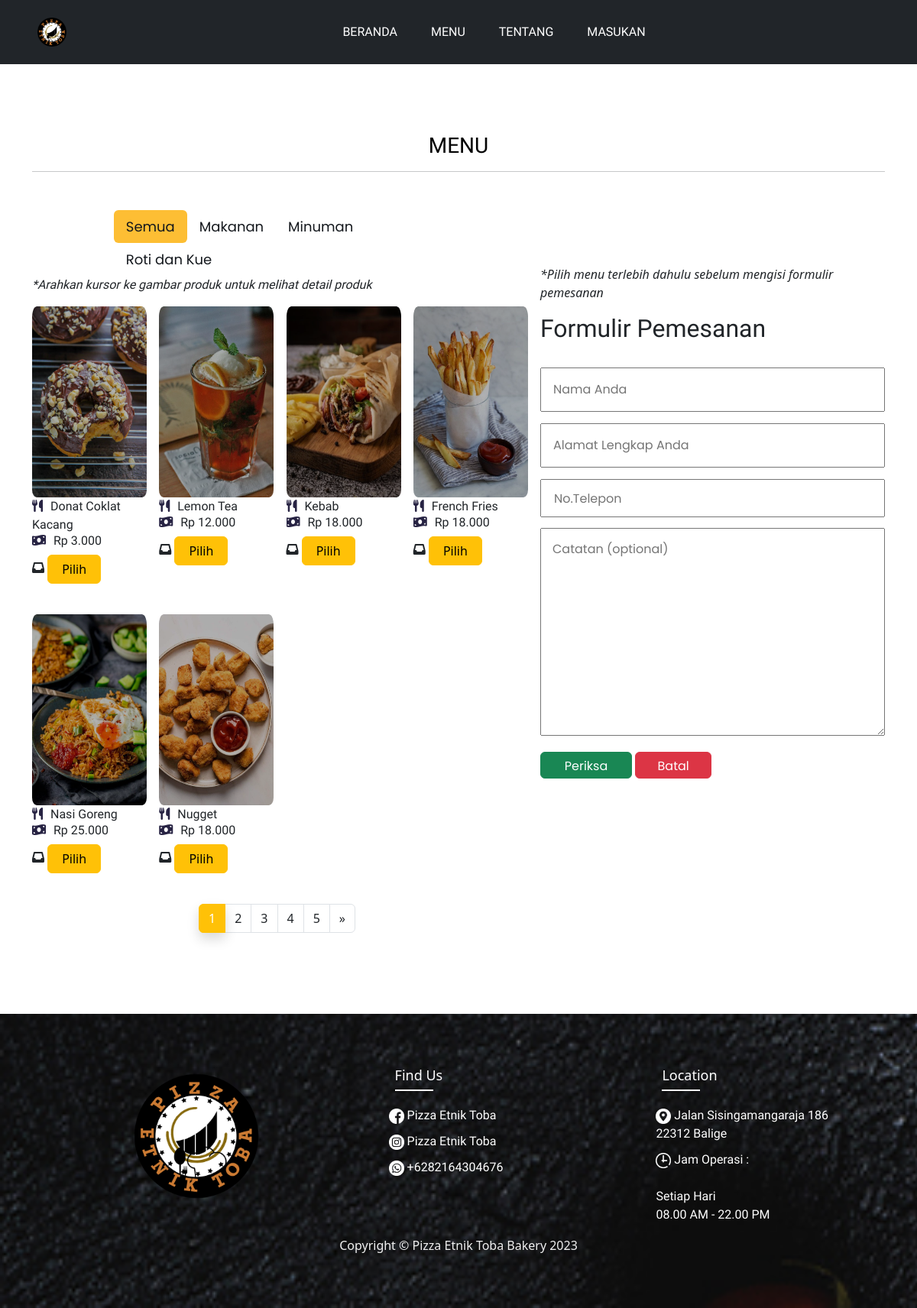
/Website/pemesanan.php, run on the app's committed database.
### tables this page shows
CREATE TABLE `kategori` (
  `id_kategori` int(11) NOT NULL,
  `nama_kategori` varchar(100) NOT NULL,
  `status` enum('Aktif','Nonaktif') NOT NULL DEFAULT 'Aktif'
);

CREATE TABLE `produk` (
  `id_produk` int(11) NOT NULL,
  `nama_produk` varchar(100) NOT NULL,
  `harga_produk` float NOT NULL,
  `gambar_produk` varchar(255) NOT NULL,
  `status_produk` enum('Aktif','Nonaktif') NOT NULL DEFAULT 'Aktif',
  `id_kategori` int(11) NOT NULL,
  `id_admin` int(11) NOT NULL DEFAULT 1,
  `deskripsi_produk` text DEFAULT NULL
);

### Website/pemesanan.php (the view, shortened to what this page needs)
<!DOCTYPE html>
<html lang="en">
<head>
	<link href="https://cdn.jsdelivr.net/npm/bootstrap@5.3.0-alpha3/dist/css/bootstrap.min.css" rel="stylesheet">
	<link rel="stylesheet" href="../css/style2.css">
	<link rel="stylesheet" href="../css/responsive.css">
	<link rel="stylesheet" href="../css/navbar.css">
	<link rel="stylesheet" href="https://cdnjs.cloudflare.com/ajax/libs/font-awesome/6.0.0-beta2/css/all.min.css" />
</head>
<body>
<?php
include 'koneksi/header.php' ?>
<main>
<div class="menu-box">
	<div class="container">
		<div class="row">
			<div class="col-lg-12">
				<div class="heading-title text-center">
					<h2 style="font-family: 'Reem Kufi Fun', sans-serif;">MENU</h2>
					<hr>
				</div>
			</div>
		</div>
		<div class="row">
			<section class="col-lg-7">
				<div class="row inner-menu-box">
					<center>
						<div class="col-8">
							<div class="nav nav-pills" id="v-pills-tab" role="tablist">
								<a class="nav-link active" id="v-pills-semua-tab" data-toggle="pill" href="#v-pills-semua" role="tab" aria-controls="v-pills-semua" aria-selected="true">Semua</a>
								<?php
							        $kategori_query = "SELECT * FROM kategori WHERE status ='aktif'";
                                    $kategori_result = mysqli_query($koneksi, $kategori_query);
                                    while ($kategori = mysqli_fetch_assoc($kategori_result)) {
										$kategori_type = str_replace(' ', '', $kategori['nama_kategori']);
										$kategori_name = $kategori['nama_kategori'];
										?>
							<a class="nav-link" id="v-pills-<?php echo $kategori_type;?>-tab" data-toggle="pill" href="#v-pills-<?php echo $kategori_type;?>" role="tab" aria-controls="v-pills-<?php echo $kategori_type;?>" aria-selected="false"><?php echo $kategori_name;?></a>
						<?php } ?>
							</div>
						</div>
					</center>
					<br><br><br>
					<div class="col-12">
						<p class="pc"><em>*Arahkan kursor ke gambar produk untuk melihat detail produk</em></p>
						<div class="tab-content" id="v-pills-tabContent">
							<div class="tab-pane fade show active" id="v-pills-semua" role="tabpanel" aria-labelledby="v-pills-semua-tab">
								<div class="row">
									<?php
									$jumlahDataPerHalaman = 6;
									$result = mysqli_query($koneksi, "SELECT * FROM produk WHERE status_produk='aktif'");
									$jumlahData = mysqli_num_rows($result);
									$jumlahHalaman = ceil($jumlahData / $jumlahDataPerHalaman);
									$halamanAktif = (isset($_GET["halaman"])) ? $_GET["halaman"] : 1;
									$awalData = ($jumlahDataPerHalaman * $halamanAktif) - $jumlahDataPerHalaman;
									$query = "SELECT * FROM produk WHERE status_produk='aktif' LIMIT $awalData,$jumlahDataPerHalaman";
									$result_set = $koneksi->query($query);
									while ($row = $result_set->fetch_assoc()) {
									?>
										<div class="col-lg-3 col-md-6 col-6 special-grid drinks">
											<div class="gallery-single fix">
												<img src="../pictures/<?php echo $row['gambar_produk']; ?>" class="img-fluid" alt="Image" />
												<p class="nama"><i class="fa-solid fa-utensils" style="color: #272343; margin-right: 10px;"></i><?php echo  $row['nama_produk']; ?></p>
												<p class="harga"> <i class="fa-solid fa-money-bill-wave" style="color: #272343; margin-right:10px;"></i>Rp <?php echo number_format($row['harga_produk'], 0, ',', '.'); ?></p>
											</div>
											<div class="tombol">
												<i class="fa-solid fa-inbox"></i>
												<a href="?pilih=<?php echo $row['id_produk']; ?>&jumlah=1"><button onclick="pilih()" style="width:70px; height:auto;" type="button" class="btn btn-warning">Pilih</button></a>
											</div>
										</div>
									<?php } ?>
								</div>
								<ul class="pagination justify-content-center pagination-black">
									<?php for ($i = 1; $i <= $jumlahHalaman; $i++) : ?>
										<?php if ($i == $halamanAktif) : ?>
											<li class="page-item active ">
												<a class="page-link bg-warning border border-warning shadow" href="?halaman=<?= $i; ?>"><?= $i; ?></a>
											</li>
										<?php else : ?>
											<li class="page-item">
												<a class="page-link text-dark" href="?halaman=<?= $i; ?>"><?= $i; ?></a>
											</li>
										<?php endif; ?>
									<?php endfor; ?>
									<?php if ($halamanAktif < $jumlahHalaman) : ?>
										<li class="page-item">
											<a class="page-link text-dark" href="?halaman=<?= $halamanAktif + 1; ?>" aria-label="Next">
												<span aria-hidden="true">&raquo;</span>
											</a>
										</li>
									<?php endif; ?>
								</ul>
							</div>
						</div>
					</div>
				</div>
			</section>
			<aside class="col-5" id="myElement">
				<br><br><br>
				<p class="pilih" id="elemen"><em>*Pilih menu terlebih dahulu sebelum mengisi formulir pemesanan</em></p>
				<h2 style="font-family: 'Reem Kufi Fun', sans-serif;">Formulir Pemesanan</h2>
				<br>
				<form action="checkout.php" method="post">
					<div class="wrapper">
						<input type="text" name="nama" id="" required placeholder="Nama Anda">
						<input type="text" name="alamat" id="" required placeholder="Alamat Lengkap Anda">
						<input type="number" name="nomor" id="" required placeholder="No.Telepon" class="col-lg-12;" style="height:50px;width:100%;" min="0">
						<textarea name="catatan" id="" cols="30" rows="10" placeholder="Catatan (optional)" style="margin-top:3%"></textarea>
						<button name="kirim" class="btn btn-success" style="width:120px; height:35px; font-family:'Poppins';">Periksa</button>
						<a href="menu.php" class="btn btn-danger" style="width:100px; height:35px; font-family:'Poppins';">Batal</a>
					</div>
				</form>
			</aside>
		</div>
	</div>
</div>
</main>
<?php include 'koneksi/footer.php' ?>
</body>
</html>

### Website/koneksi/header.php (shortened to what this page needs)
<nav class="navbar navbar-expand-lg navbar-dark bg-dark sticky-top text-center">
  <div class="container-fluid">
    <a class="navbar-brand" href="index.php"  style="padding-left:35px;"><img src="../pictures/PET.png" style="width: 42px; "></a>
    <div class="collapse navbar-collapse justify-content-md-center" id="navbarNav">
      <ul class="navbar-nav">
        <li class="nav-item">
          <a class="nav-link active" aria-current="page" href="index.php">BERANDA</a>
        </li>
        <li class="nav-item">
          <a class="nav-link active" aria-current="page" href="menu.php">MENU</a>
        </li>
        <li class="nav-item">
          <a class="nav-link active" aria-current="page" href="tentang.php">TENTANG</a>
        </li>
        <li class="nav-item">
          <a class="nav-link active" aria-current="page" href="feedback.php">MASUKAN</a>
        </li>
      </ul>
    </div>
  </div>
</nav>

### Website/koneksi/footer.php
<footer class="footer" style="background-image: url(../Pictures/pisa3.jpg);">
    <div class="container">
        <div class="row">
            <div class="footer-col col-lg-2">
                <a href="login.php"><img src="../pictures/PET.png" style="width: 180px;"></a>
            </div>
            <div class="footer-col col-lg-3">
                <h4>Find Us</h4>
                <ul>
                    <li><a href="https://web.facebook.com/pages/Pizza-Etnik-Toba/156817371650659"> <img src="../pictures/facebook.png" style="width: 20px;"> Pizza Etnik Toba</a></li>
                    <li><a href="https://www.instagram.com/pizzaetniktoba5/?igshid=YmMyMTA2M2Y%3D"> <img src="../pictures/instagram.png" style="width: 20px;"> Pizza Etnik Toba</a>
                    </li>
                    <?php
                    include_once('koneksi.php');
                    $query = 'SELECT * FROM admin';
                    $result_set = $koneksi->query($query);
                    $row = $result_set->fetch_assoc();
                    $nomor_telepon = $row['nomor_telepon_admin'];
                    $phone_number = preg_replace("/[^0-9]/", "", $nomor_telepon);
                    $api_url = "https://api.whatsapp.com/send?phone=$phone_number&text=";
                    ?>
                    <li><a href="<?php echo $api_url?>"> <img src="../pictures/whatsapp.png" style="width:20px;"> +<?php echo $nomor_telepon?></a></li>
                </ul>
            </div>
            <div class="footer-col col-lg-3">
                <h4>Location</h4>
                <ul>
                    <li><a href="#"> <img src="../pictures/gps.png" style="width: 20px;"> Jalan Sisingamangaraja 186
                            22312
                            Balige </a></li>
                    <li><a href="#"> <img src="../Pictures/clock.png" style="width:20px;"> Jam Operasi : <br> <br>
                            Setiap
                            Hari <br> 08.00 AM - 22.00 PM</a></li>
                </ul>
            </div>
        </div>
    </div>
    <center>
        <p style="margin: 0; padding: 0;">Copyright © Pizza Etnik Toba Bakery 2023</p>
    </center>
</footer>

### css/style2.css (style rules this page uses)
body { overflow-x: hidden; }
.tombol { margin-top: -80px; margin-bottom: 20px; }
input[type="text"] { font-family: 'Poppins'; }
::placeholder { font-family: 'Poppins'; }
.wrapper { max-width: 600px; margin: 0 auto; }
.wrapper input[type="text"], .wrapper input[type="email"], textarea { width: 100%; margin-bottom: 15px; padding: 15px; }
.wrapper input[type="number"] { text-indent: 1em; }
.pc { display: block; font-family: 'magra'; }
* { box-sizing: border-box; }
body { --color1: #fff; --color2: #ffe227; --color3: #14181d; --color4: rgba(255, 255, 255, 0.152); }
.btn { width: 200px; height: 50px; }
html { scroll-behavior: smooth; }
.container { --bs-gutter-x: 1.5rem; --bs-gutter-y: 0; width: 100%; padding-right: calc(var(--bs-gutter-x) * 0.5); padding-left: calc(var(--bs-gutter-x) * 0.5); margin-right: auto; margin-left: auto; }
@media (min-width: 576px) { .container { max-width: 540px; } }
@media (min-width: 768px) { .container { max-width: 720px; } }
@media (min-width: 992px) { .container { max-width: 960px; } }
@media (min-width: 1200px) { .container { max-width: 1140px; } }
.row:after { content: ""; display: table; clear: both; }
a { color: #000000; text-decoration: none !important; outline: none !important; -webkit-transition: all 0.3s ease-in-out; -moz-transition: all 0.3s ease-in-out; -ms-transition: all 0.3s ease-in-out; -o-transition: all 0.3s ease-in-out; transition: all 0.3s ease-in-out; }
.menu-box { padding: 90px 0px; }
.heading-title { margin-bottom: 50px; }
.heading-title h2 { color: #010101; font-size: 28px; font-family: "Rubik", sans-serif; font-weight: 500; }
.tombol { margin-top: -40px; margin-bottom: 40px; }
.inner-menu-box .nav-pills .nav-link.active { background: #FDBE34; }
.inner-menu-box .nav-pills .nav-link { font-size: 18px; font-family: 'Poppins', sans-serif; color: var(--color3); }
.img-fluid { width: 100%; height: 250px; border-radius: 4%; transition: .3s all; filter: brightness(.7); }
.gallery-single { margin-bottom: 30px; position: relative; overflow: hidden; border-radius: 4%; width: 150px; }
.nama { font-family: 'Reem Kufi Fun', sans-serif; margin-bottom: -3px; }
.harga { font-family: 'Reem Kufi Fun', sans-serif; }
button { background-color: #fff; border: 1px solid #25d366; padding: 5px; position: relative; width: 6.2em; height: 2em; transition: 0.5s; font-size: 17px; border-radius: 0.4em; justify-content: end; align-items: end; }

### css/navbar.css (style rules this page uses)
* { margin: 0; padding: 0; box-sizing: border-box; }
body { --color1: #fff; --color2: #ffe227; --color3: #14181d; --color4: rgba(255, 255, 255, 0.152); }
.sticky-top { background-color: var(--bs-body-color); }
nav ul li a { font-family:'magra'; margin: 14px; }
.footer { padding: 70px; bottom: 0px; background-size: cover; background-attachment: fixed; color: #f1f1f1; }
footer { position: sticky; top: 100%; align-items: center; }
ul { list-style: none; }
.footer-col { width: 25%; margin-left: 8%; }
.footer-col h4 { font-size: 18px; color: var(--color1); margin-bottom: 30px; font-weight: 500px; position: relative; }
.footer-col h4::before { content: ""; position: absolute; left: 0; background-color: var(--color1); bottom: -10px; height: 2px; box-sizing: border-box; width: 50px; }
.footer-col ul li:not(:last-child) { margin-bottom: 10px; }
.footer-col ul li a { font-size: 16px; text-transform: capitalize; color: var(--color1); text-decoration: none; font-weight: 300; color: var(--color1); display: block; transition: all 0.3s ease; font-family: "magra"; margin-left: -40px; }

### data on the page
kategori: nama_kategori "Makanan"
kategori: nama_kategori "Minuman"
kategori: nama_kategori "Roti dan Kue"
produk: gambar_produk (picture), nama_produk "Donat Coklat Kacang", harga_produk "3.000"
produk: gambar_produk (picture), nama_produk "Lemon Tea", harga_produk "12.000"
produk: gambar_produk (picture), nama_produk "Kebab", harga_produk "18.000"
produk: gambar_produk (picture), nama_produk "French Fries", harga_produk "18.000"
produk: gambar_produk (picture), nama_produk "Nasi Goreng", harga_produk "25.000"
produk: gambar_produk (picture), nama_produk "Nugget", harga_produk "18.000"

### other printed values
$nomor_telepon "6282164304676"
